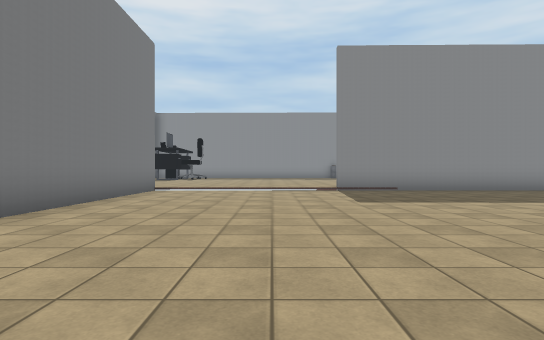
view 1 (above)

22 first-person views from a walk through a Unity game level. The camera is 1.2 m above the floor, looks level and sees 80° across. Doors are open. The floor is counted in squares, 2 m on a side. Each view is taken from the middle of a square. On the plan, view 1 faces up. The plan holds only what a view shows up to about 10 squares ahead; the rest is blank. The place goes on beyond the plan. The player is left out. Some surface patterns are stand-ins.

view 2
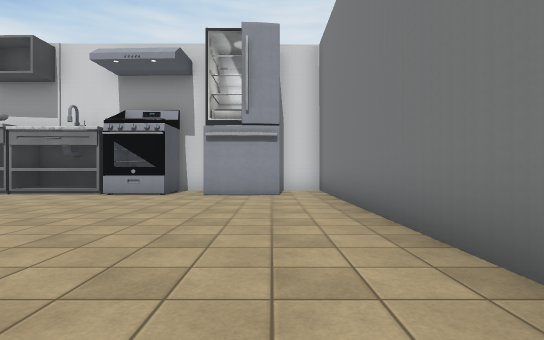

view 3
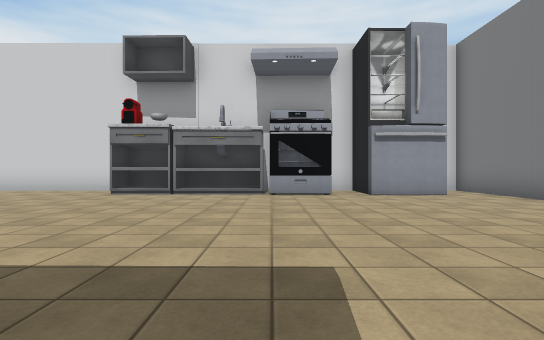

view 4
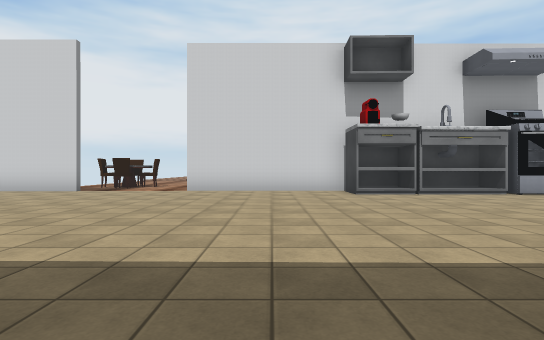

view 5
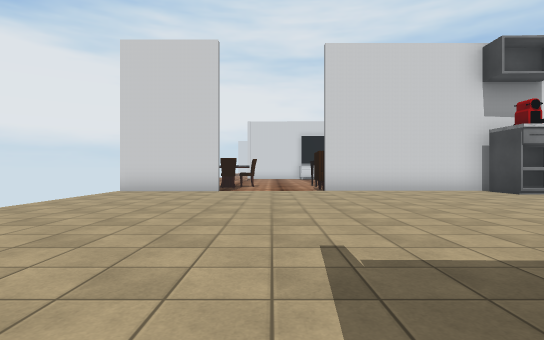

view 6
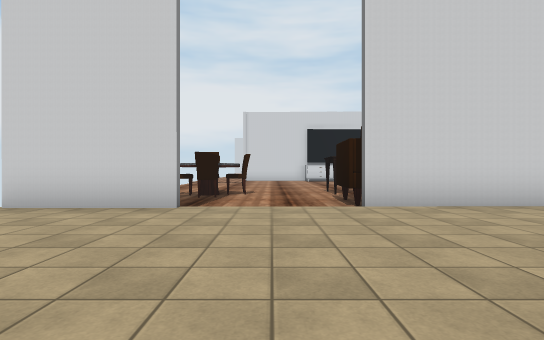

view 7
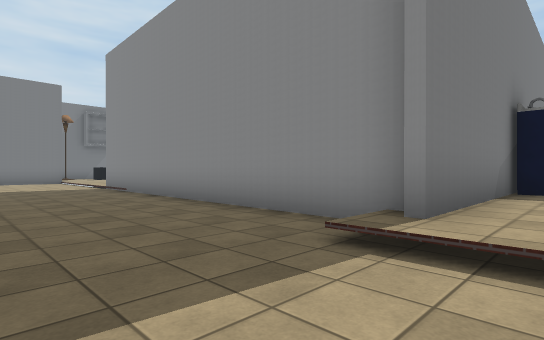

view 8
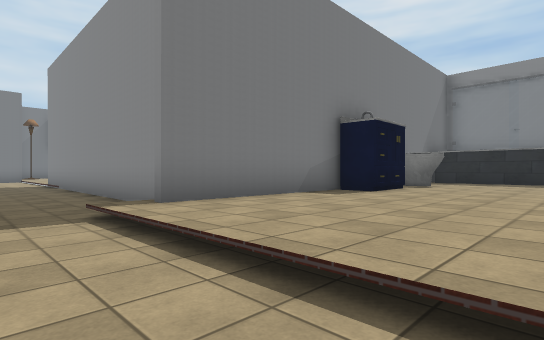

view 9
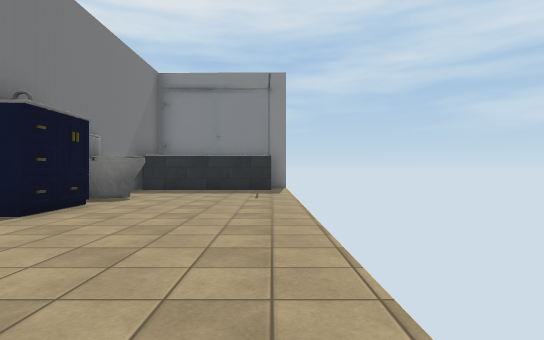

view 10
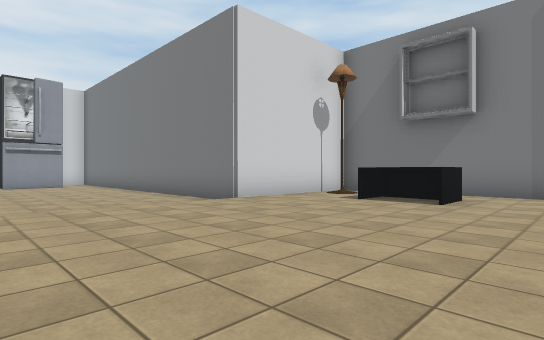

view 11
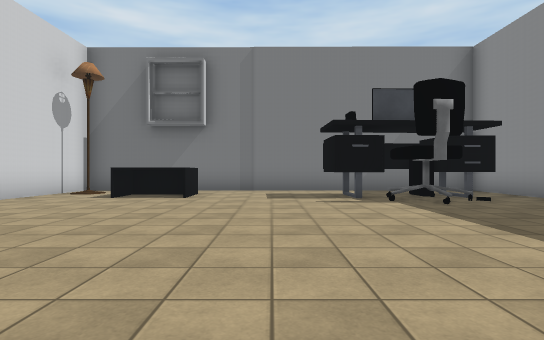

view 12
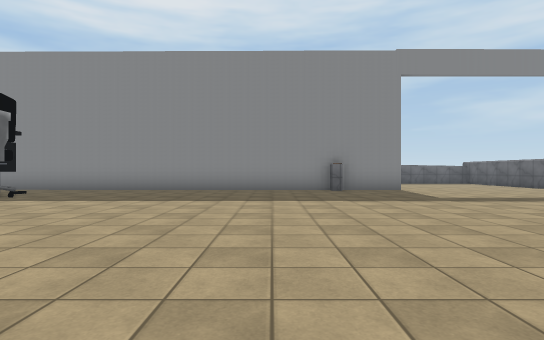

view 13
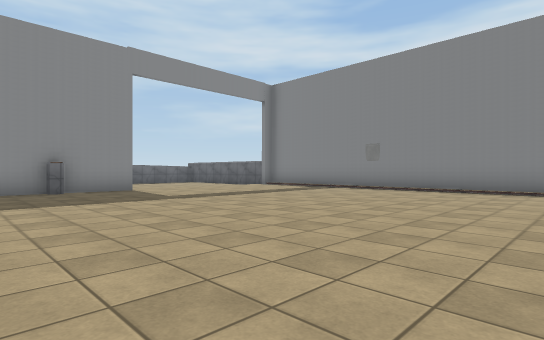

view 14
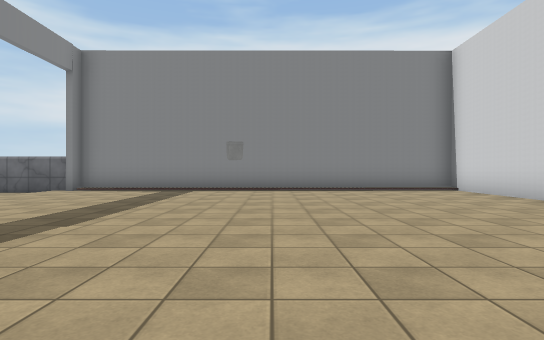

view 15
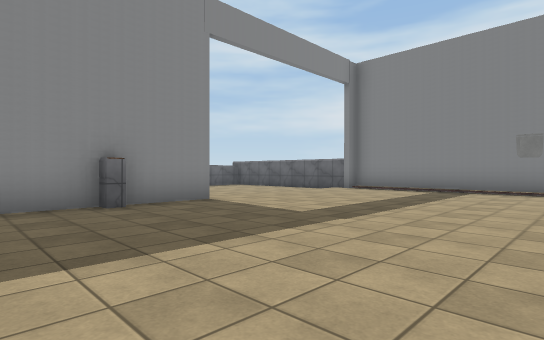

view 16
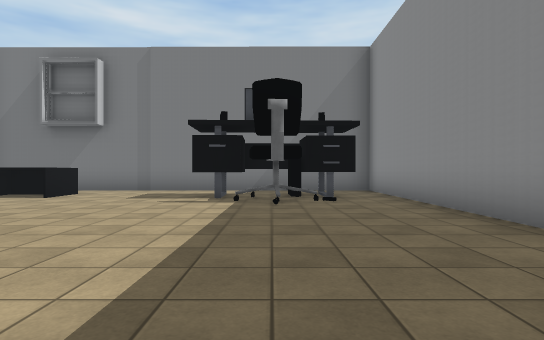

view 17
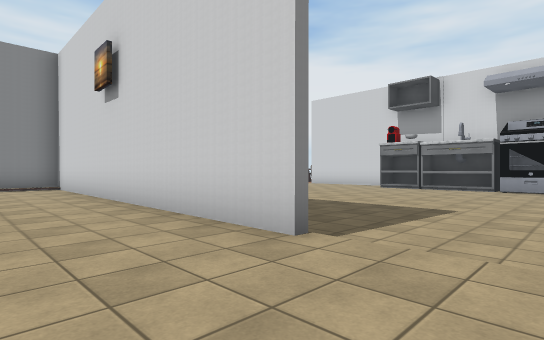

view 18
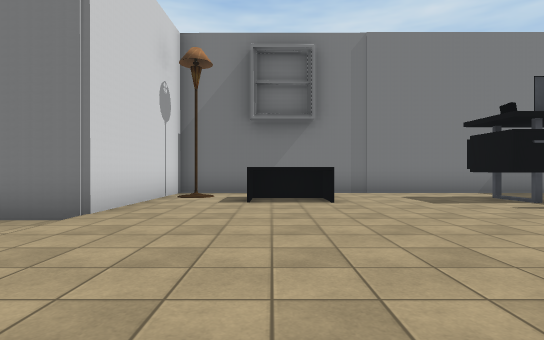

view 19
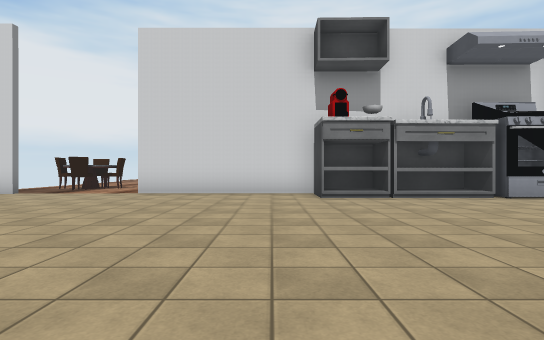

view 20
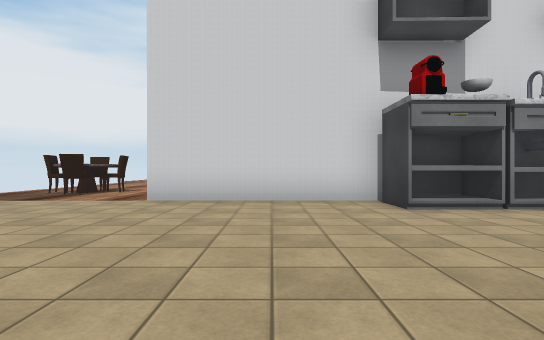

view 21
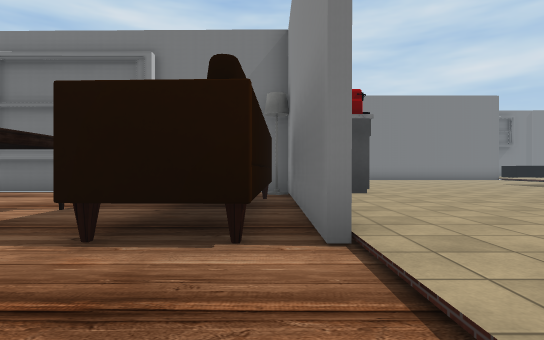

view 22
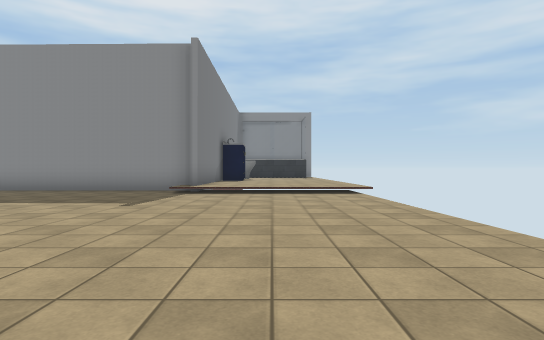

### Floor plan
Key: @ floor where view 1 was taken; # wall or solid block; x gap in a wall; . main floor; - floor 0.25 m lower than the main floor; _ floor 0.5 m lower than the main floor; D open door; S stove; C chair; T toilet; L lamp; O other object.
Columns run from 8 left of view 1 to 16 right of it. Each row starts with its distance up from view 1.
 22                --  -#
 21 ##############......#
 20 #...................#
 19 #.OO................#####
 18 #.OOO...............#....
 17 #.OO................#....
 16 #...................TT...
 15 #...................#....
 14 #...................O....
 13 #.OO................#....
 12 #.OO................#....
 11 #...................#....
 10 #.........#####.....#....
  9 #####---------#######....
  8     #--------------------
  7     #--------------------
  6     #--------------------
  5     #--------------------
  4     #--------------------
  3     #--------------------
  2     #--------------------
  1     #--------------------
  0     #-#D@S#DDDD----------
 -1     #-# -SS##DD-------##x
 -2     #########L#####____
 -3                   #_____
 -4                _______C_
 -5                _O_O__C#C

Positions as (right, up) in squares from view 1, and headings:
1: (0, 0), facing up
2: (-2, 8), facing down
3: (2, 8), facing down
4: (8, 8), facing down
5: (12, 8), facing down
6: (12, 4), facing down
7: (13, 6), facing up-left
8: (16, 7), facing up-left
9: (16, 9), facing up
10: (1, 15), facing down-left
11: (2, 15), facing left
12: (2, 11), facing up
13: (2, 11), facing up-right
14: (2, 15), facing right
15: (2, 15), facing up-right
16: (2, 18), facing left
17: (0, 12), facing down-right
18: (1, 12), facing left
19: (7, 7), facing down
20: (8, 5), facing down
21: (13, -2), facing left
22: (14, 0), facing up
